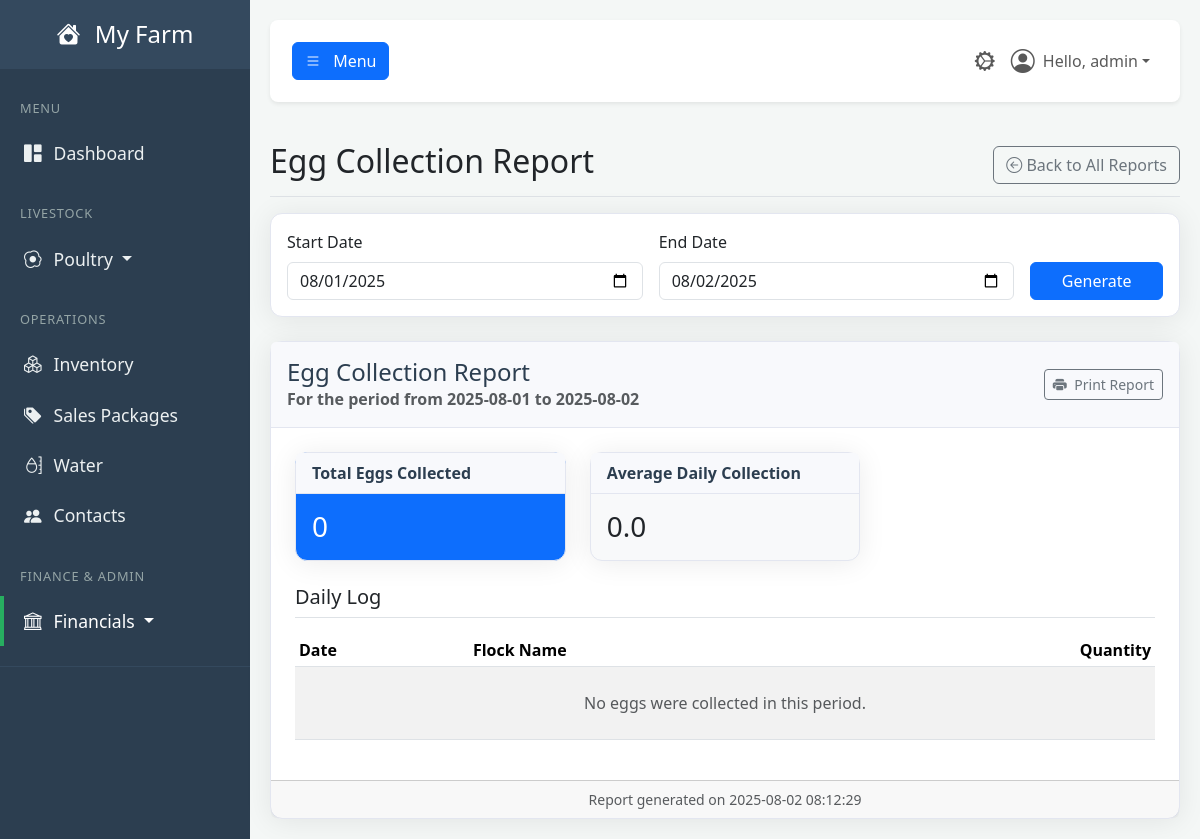
The page /report/eggs (signed in) on the database as committed earlier.
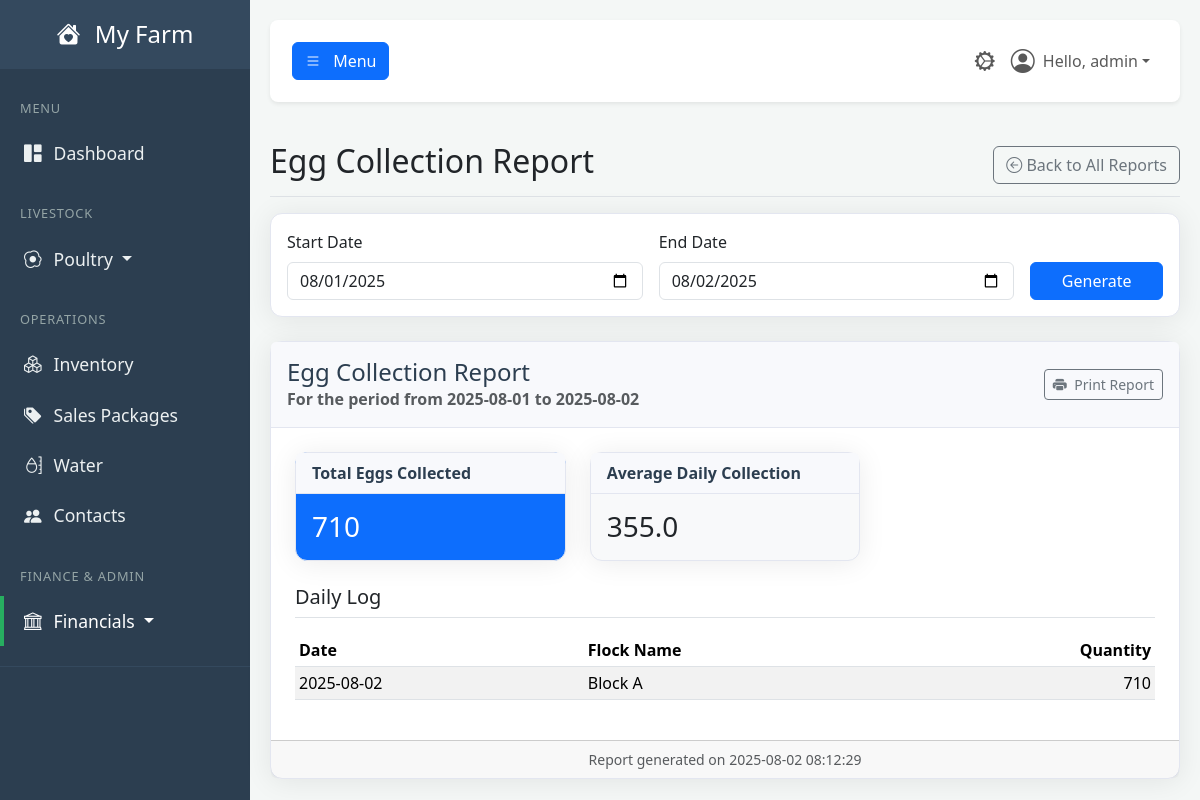
The same page on the database as committed later.
### tables this page shows
CREATE TABLE egg_log (
            id INTEGER PRIMARY KEY,
            log_date TEXT NOT NULL,
            quantity INTEGER NOT NULL,
            flock_id INTEGER NOT NULL,
            created_at TIMESTAMP DEFAULT CURRENT_TIMESTAMP, crates INTEGER NOT NULL DEFAULT 0, pieces INTEGER NOT NULL DEFAULT 0, feed_cost REAL DEFAULT 0, value_produced REAL DEFAULT 0, spoiled_count INTEGER DEFAULT 0, net_profit REAL DEFAULT 0,
            FOREIGN KEY (flock_id) REFERENCES poultry_flocks (id) ON DELETE CASCADE
        );

CREATE TABLE poultry_flocks (
            id INTEGER PRIMARY KEY,
            flock_name TEXT NOT NULL,
            breed TEXT NOT NULL,
            acquisition_date TEXT NOT NULL,
            bird_count INTEGER NOT NULL,
            status TEXT NOT NULL, -- Active, Sold, Archived
            created_at TIMESTAMP DEFAULT CURRENT_TIMESTAMP
        , final_sale_price REAL DEFAULT 0, total_cost REAL DEFAULT 0, net_profit REAL DEFAULT 0, cost_per_bird REAL DEFAULT 0);

### app.py (the view)
@app.route('/report/eggs')
@login_required
@permission_required('view_reports')
def report_eggs():
    start_date, end_date = _get_report_dates(request.args)
    db = get_db()
    egg_logs = db.execute("""
        SELECT el.log_date, el.quantity, pf.flock_name
        FROM egg_log el JOIN poultry_flocks pf ON el.flock_id = pf.id
        WHERE el.log_date BETWEEN ? AND ? ORDER BY el.log_date ASC
    """, (start_date, end_date)).fetchall()
    total_eggs = sum(log['quantity'] for log in egg_logs)
    try:
        start_dt = date.fromisoformat(start_date)
        end_dt = date.fromisoformat(end_date)
        num_days = (end_dt - start_dt).days + 1
        average_daily = total_eggs / num_days if num_days > 0 else 0
    except (ValueError, TypeError):
        average_daily = 0
    data = {
        "egg_logs": egg_logs,
        "total_eggs": total_eggs,
        "average_daily": average_daily
    }
    return render_template(
        'report_eggs.html',
        user=g.user,
        data=data,
        start_date=start_date,
        end_date=end_date,
        now=datetime.utcnow()
    )

### app.py (called while the page is built)
def get_db():
    if 'db' not in g:
        g.db = sqlite3.connect(DATABASE)
        g.db.row_factory = sqlite3.Row
    return g.db

def login_required(f):
    @wraps(f)
    def decorated_function(*args, **kwargs):
        if 'user_id' not in session:
            flash('Please log in to access this page.', 'warning')
            return redirect(url_for('login'))
        g.user = User.get_by_id(session['user_id'])
        if not g.user:
            session.clear()
            return redirect(url_for('login'))
        return f(*args, **kwargs)
    return decorated_function

def permission_required(permission_name):
    def decorator(f):
        @wraps(f)
        def decorated_function(*args, **kwargs):
            if not hasattr(g, 'user') or not g.user.has_permission(permission_name):
                flash('You do not have the required permission.', 'danger')
                return redirect(url_for('dashboard'))
            return f(*args, **kwargs)
        return decorated_function
    return decorator

### templates/report_eggs.html
{% extends "_report_base.html" %}
{% set report_title = "Egg Collection Report" %}
{% block report_content %}
    {% if data %}
        <div class="row mb-4">
            <div class="col-md-5 col-lg-4">
                <div class="card text-white bg-primary shadow">
                    <div class="card-header">Total Eggs Collected</div>
                    <div class="card-body">
                        <h3 class="card-title mb-0">{{ '{:,.0f}'.format(data.total_eggs) }}</h3>
                    </div>
                </div>
            </div>
            <div class="col-md-5 col-lg-4">
                <div class="card text-dark bg-light shadow">
                    <div class="card-header">Average Daily Collection</div>
                    <div class="card-body">
                        <h3 class="card-title mb-0">{{ '{:,.1f}'.format(data.average_daily) }}</h3>
                    </div>
                </div>
            </div>
        </div>
        <h5 class="border-bottom pb-2 mb-3">Daily Log</h5>
        <table class="table table-striped table-sm">
            <thead>
                <tr>
                    <th>Date</th>
                    <th>Flock Name</th>
                    <th class="text-end">Quantity</th>
                </tr>
            </thead>
            <tbody>
                {% for log in data.egg_logs %}
                <tr>
                    <td>{{ log.log_date }}</td>
                    <td>{{ log.flock_name }}</td>
                    <td class="text-end">{{ log.quantity }}</td>
                </tr>
                {% else %}
                <tr><td colspan="3" class="text-center text-muted py-4">No eggs were collected in this period.</td></tr>
                {% endfor %}
            </tbody>
        </table>
    {% else %}
        <p class="text-center text-muted">Please select a date range and click "Generate" to view the egg collection report.</p>
    {% endif %}
{% endblock %}

Rows that differ between the two databases and show on the page:
added egg_log: log_date "2025-08-02", flock_name "Block A", quantity "710"
Other text that changed with them:
{{ '{:,.0f}'.format(data.total_eggs) }}: "0" → "710"
{{ '{:,.1f}'.format(data.average_daily) }}: "0.0" → "355.0"
text no longer shown: "No eggs were collected in this period."
